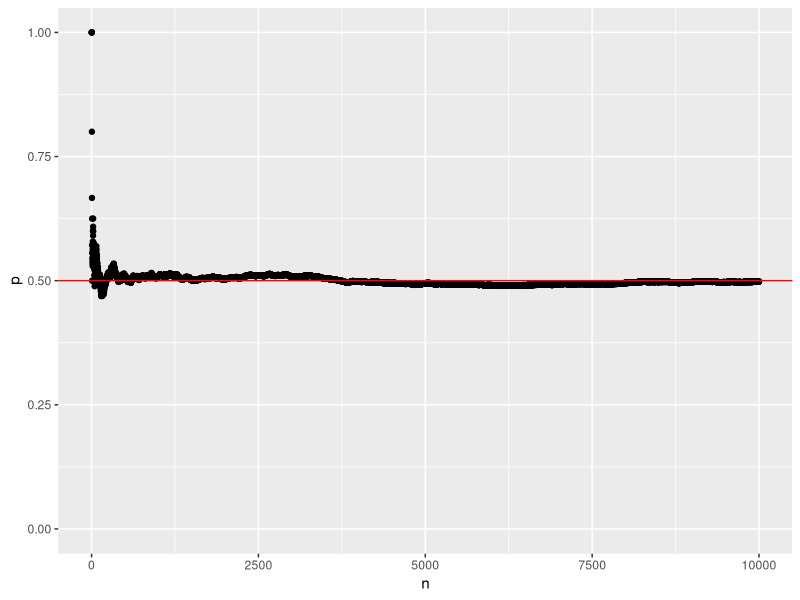

Generate this figure with R: (Note: this script raises an error after producing the figure.)
x <- read.csv('Data/students_env221.csv')
sample(x$ID, 10)
x$ID
set.seed(1)
sample(x$ID, 10)
set.seed(2)
sample(x$ID, 10)
expand.grid(coin = c("head", "tail"), die = 1:6)
?expand.grid
# Create a data frame from all combinations of the supplied vectors or factors. 
# See the description of the return value for precise details of the way this is
# done.

x <- c(0, 1)
sample(x,1)
sample(x, 1)
sample(x, 1)

y1 <- sample(x, 10000, replace = TRUE)

y2 <- cumsum(y1)

e_coin <- data.frame(n = 1:10000, y1, y2)
e_coin$p <- e_coin$y2 / e_coin$n

library(ggplot2)
ggplot(e_coin) + 
    geom_point(aes(n, p)) +
    lims(y = c(0,1)) +
    geom_hline(yintercept = 0.5, color = 'red') 


table(x$GENDER)

sample(x$ID[x$GENDER == 'Female'], 5)
sample(x$ID[x$GENDER == 'Male'], 5)

idfemale <- x$ID[x$GENDER == 'Female']
sample(idfemale, 5)
idmale <- x$ID[x$GENDER == 'Male']
sample(idmale, 5)

sample(idfemale, length(idfemale) * 0.3)
sample(idfemale, length(idmale) * 0.3)

n_clu <- 1
perclu <- 3
sample_clu <- sample(1: (nrow(x) / perclu), n_clu)
i_clu <- (perclu * (sample_clu - 1) + 1) : (perclu * sample_clu)
x[i_clu]
